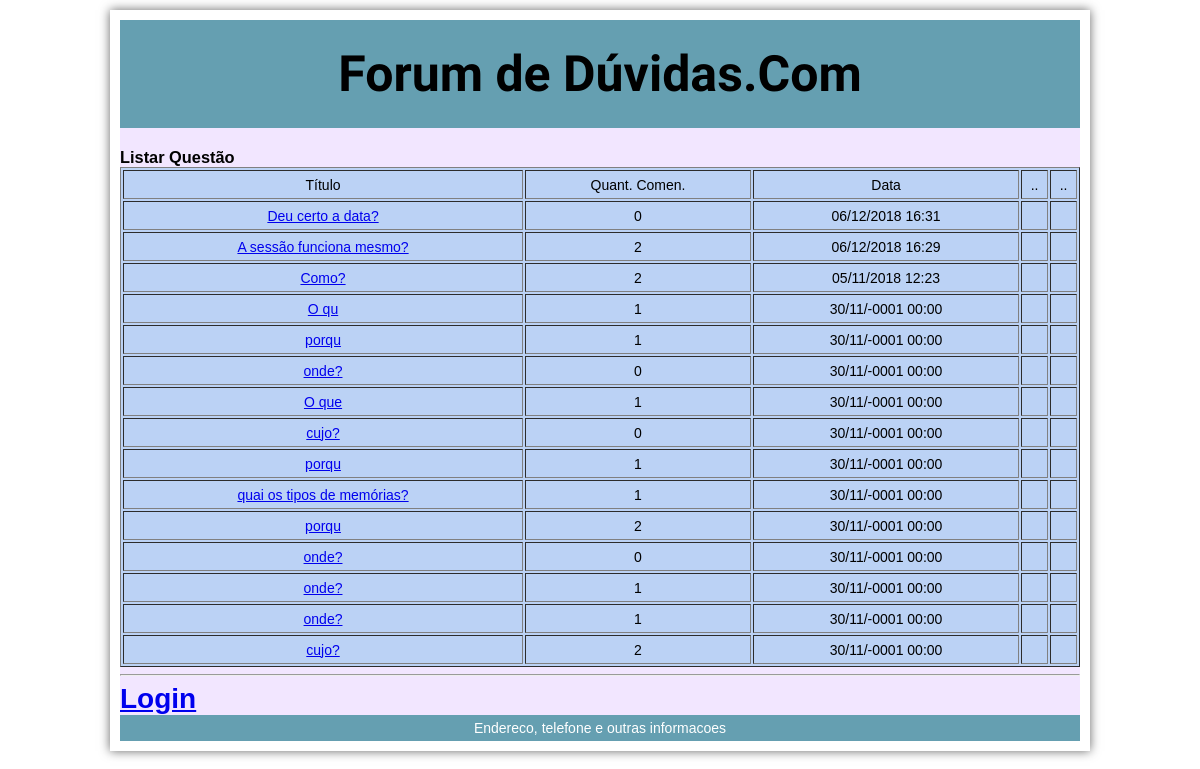
Page /questao_listar.php on the earlier database version.
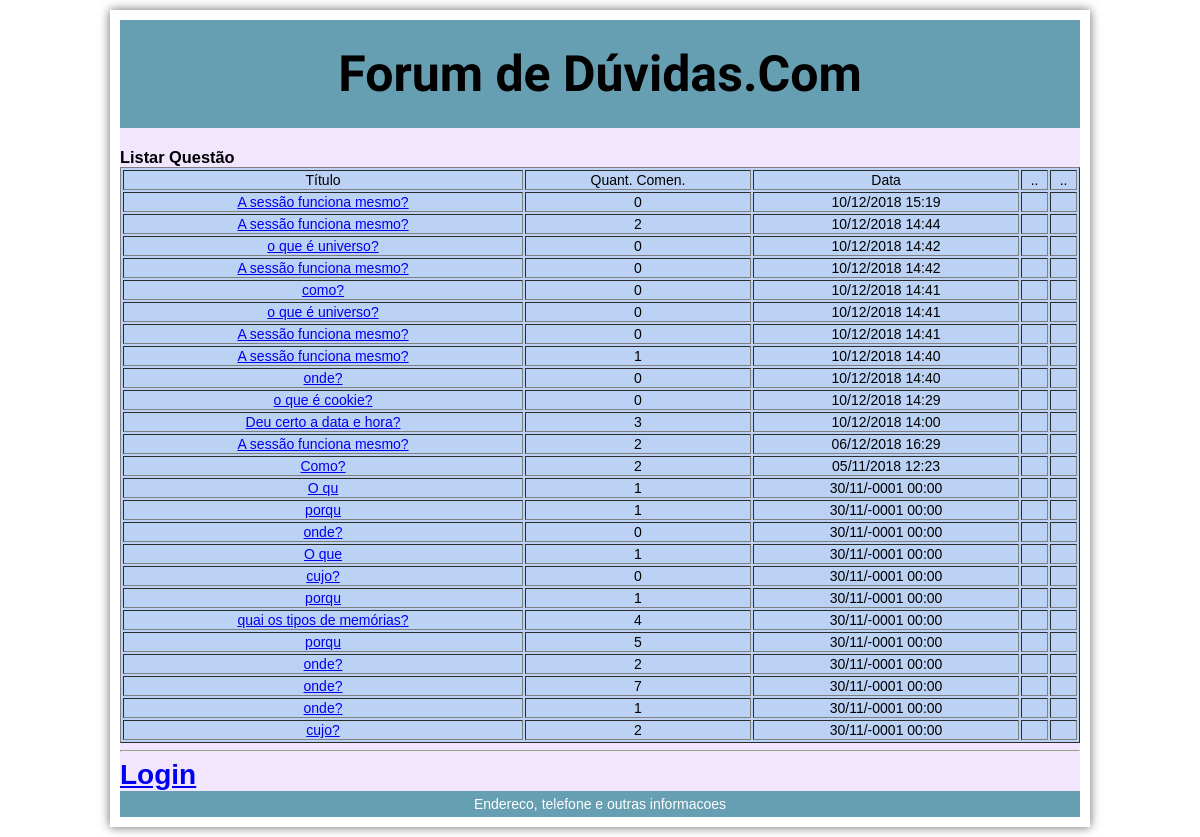
Same page on the later database version.
### tables this page shows
CREATE TABLE `tb_questao` (
  `Id` int(11) NOT NULL,
  `questao` varchar(255) NOT NULL,
  `Data` datetime NOT NULL DEFAULT '0000-00-00 00:00:00' ON UPDATE CURRENT_TIMESTAMP,
  `Usuario` int(11) NOT NULL
);

### questao_listar.php (the view, shortened to what this page needs)
<?php
$conexao = mysqli_connect("localhost", "root","","forum");
$sql = "SELECT q.Id, q.questao, q.Data, q.Usuario, COUNT(c.comentario) AS quantidade
FROM tb_questao AS q LEFT JOIN tb_comentario AS c ON (q.id = c.id_questao)
GROUP BY q.Id, q.questao, q.Data
ORDER BY Data DESC";
$resultado = mysqli_query($conexao, $sql);
?>
<!DOCTYPE html>
<html>
<head>
</head>
<body>
	<main>
        <header>
         <h1>Forum de Dúvidas.Com</h1>
         </header>
<article>
	<section>
		 <h1>Listar Questão</h1>
 <table border="1">
	<tr>
		<td>Título</td>
		<td>Quant. Comen.</td>
		<td>Data</td>
		<td>..</td>
		<td>..</td>
	</tr>
	<?php while($linha = mysqli_fetch_assoc($resultado)): ?>
	<tr>
		<td><a href="comentario_listar.php?idquestao=<?=$linha["Id"];?>"><?=$linha["questao"];?></a></td>
		<td><?=$linha["quantidade"];?></td>
		<td><?=date_format(date_create($linha["Data"]),"d/m/Y H:i")?></td>
		<td>
        </td>
		<td>
        </td>
	</tr>
	<?php endwhile; ?>
</table>
<hr>
	</section>
</article>
<?php
	if (isset($_SESSION["usuario_id"])):
?>
	<a href="questao_nova.php">Nova Questão</a> |
	<a href="login_editar.php?id=<?=$_SESSION["usuario_id"]?>">Usuário</a> |
	<a href="logout.php">Logout</a>
<?php else: ?>
	<a href="login.php"><h1>Login</h1>
	</a>
<?php endif;?>
<footer>Endereco, telefone e outras informacoes</footer>
</main>
</body>
</html>

### questao_listar.php (style rules this page uses)
html, body, h1 { margin:0; padding:0; }
article, header, footer, nav { display:block; }
body { width:960px; font-family:Arial, Helvetica, sans-serif; font-size:14px; box-shadow: 0 0 10px #666; margin:10px auto; padding:10px; }
main { background-color: rgb(242, 230, 255); }
section { clear: both; }
table { text-align:center; background-color:rgb(187,210,245); height:500px; width:960px; clear: both; }
header { padding:25px; background-color:rgb(101,159,177); text-align:center; margin-bottom:20px; font-family: 'Lobster', cursive; font-size: 25px; }
footer { padding:5px; background-color:rgb(101,159,177); text-align:center; color:rgb(255,255,255); }

Differences in the rows shown:
added tb_questao: questao "A sessão funciona mesmo?", quantidade "0", Data "10/12/2018 15:19"
added tb_questao: questao "A sessão funciona mesmo?", quantidade "2", Data "10/12/2018 14:44"
added tb_questao: questao "o que é universo?", quantidade "0", Data "10/12/2018 14:42"
added tb_questao: questao "A sessão funciona mesmo?", quantidade "0", Data "10/12/2018 14:42"
added tb_questao: questao "como?", quantidade "0", Data "10/12/2018 14:41"
added tb_questao: questao "o que é universo?", quantidade "0", Data "10/12/2018 14:41"
added tb_questao: questao "A sessão funciona mesmo?", quantidade "0", Data "10/12/2018 14:41"
added tb_questao: questao "A sessão funciona mesmo?", quantidade "1", Data "10/12/2018 14:40"
added tb_questao: questao "onde?", quantidade "0", Data "10/12/2018 14:40"
added tb_questao: questao "o que é cookie?", quantidade "0", Data "10/12/2018 14:29"
changed tb_questao: questao "Deu certo a data?" → "Deu certo a data e hora?"; quantidade "0" → "3"; Data "06/12/2018 16:31" → "10/12/2018 14:00"
computed for tb_questao "quai os tipos de memórias?": quantidade "1" → "4"
computed for tb_questao (number 21 of 25 on the later page): quantidade "2" → "5"
computed for tb_questao (number 22 of 25 on the later page): quantidade "0" → "2"
computed for tb_questao (number 23 of 25 on the later page): quantidade "1" → "7"
